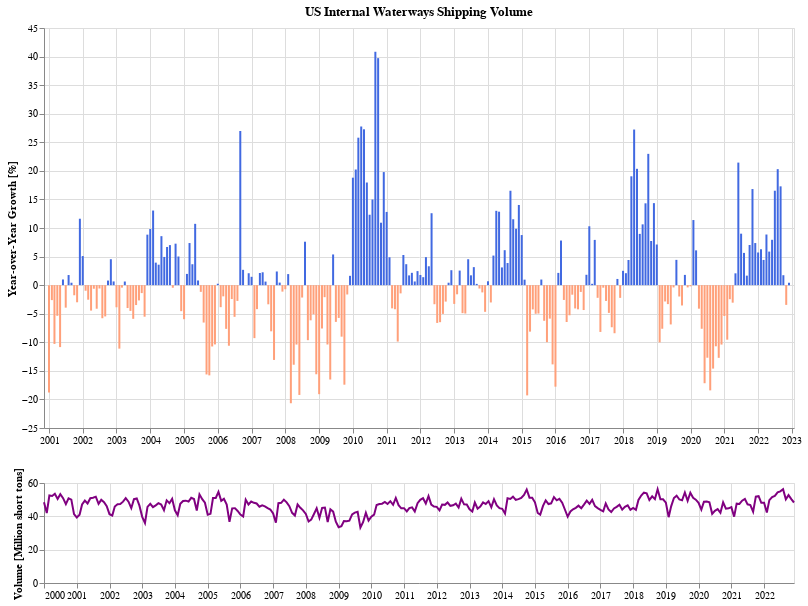

The notebook cell saved with this chart:
### Markdown cell above
## Internal Waterways Shipping

### Code cell
doComboChart(df_af, metric='WATERBORNE', title='US Internal Waterways Shipping Volume', label='Volume [Million short tons]')

### Figure 1 — Vega-Lite specification as saved in the notebook (floating-point values rounded to 4 significant figures; data arrays with more than 128 entries replaced by an {"elided": "..."} marker saying what was removed)
{"config": {"view": {"continuousWidth": 400, "continuousHeight": 300}}, "vconcat": [{"mark": {"type": "bar", "color": "blue", "width": 2}, "encoding": {"color": {"condition": {"value": "lightsalmon", "test": "datum['yoy'] < 0"}, "value": "royalblue"}, "tooltip": [{"field": "dt", "format": "%b %Y", "type": "temporal"}, {"field": "WATERBORNE", "format": ",.02f", "type": "quantitative"}], "x": {"axis": {"title": ""}, "field": "dt", "impute": {"value": null}, "scale": {"domain": {"selection": "selector002"}}, "type": "temporal"}, "y": {"axis": {"title": "Year-over-Year Growth [%]"}, "field": "yoy", "impute": {"keyvals": [400, 1000], "method": "value"}, "type": "quantitative"}}, "height": 400, "title": "US Internal Waterways Shipping Volume", "transform": [{"window": [{"op": "lag", "field": "WATERBORNE", "param": 12, "as": "previous"}], "sort": [{"field": "dt"}]}, {"calculate": "((datum['WATERBORNE'] - datum.previous) / datum.previous) * 100", "as": "yoy"}], "width": 750}, {"mark": {"type": "line", "color": "purple"}, "encoding": {"tooltip": [{"field": "dt", "format": "%b %Y", "type": "temporal"}, {"field": "WATERBORNE", "format": ",.02f", "type": "quantitative"}], "x": {"axis": {"title": ""}, "field": "dt", "type": "temporal"}, "y": {"axis": {"title": "Volume [Million short tons]"}, "field": "WATERBORNE", "type": "quantitative"}}, "height": 100, "selection": {"selector002": {"type": "interval", "encodings": ["x"]}}, "width": 750}], "background": "white", "data": {"name": "data-e075a2fac9e4c00ee288982886a14e26"}, "$schema": "https://vega.github.io/schema/vega-lite/v4.17.0.json", "datasets": {"data-e075a2fac9e4c00ee288982886a14e26": {"elided": "276 records"}}}
